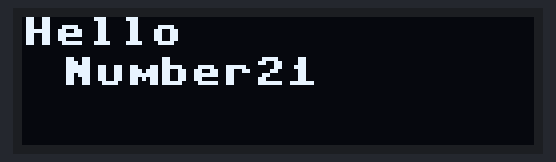
A program run on a simulated ESP32 board running MicroPython. Parts: 128×32 one-colour display. Library files of the repository ran but are not shown: ssd1306.py. At 0.0 s the program stops and its outputs stay as they are.

Above: at 0.1 s.

The program:

display_on_screen.py
```python
from machine import Pin, I2C
from lib.ssd1306 import SSD1306_I2C
import time
import dotenv


i2c = I2C(0, sda=Pin(21), scl=Pin(22), freq=400000)

oled = SSD1306_I2C(128, 32, i2c)

number = 21

oled.fill(0)
oled.text("Hello", 0, 0)
oled.text("Number" + str(number), 10, 10)
oled.show()
```
